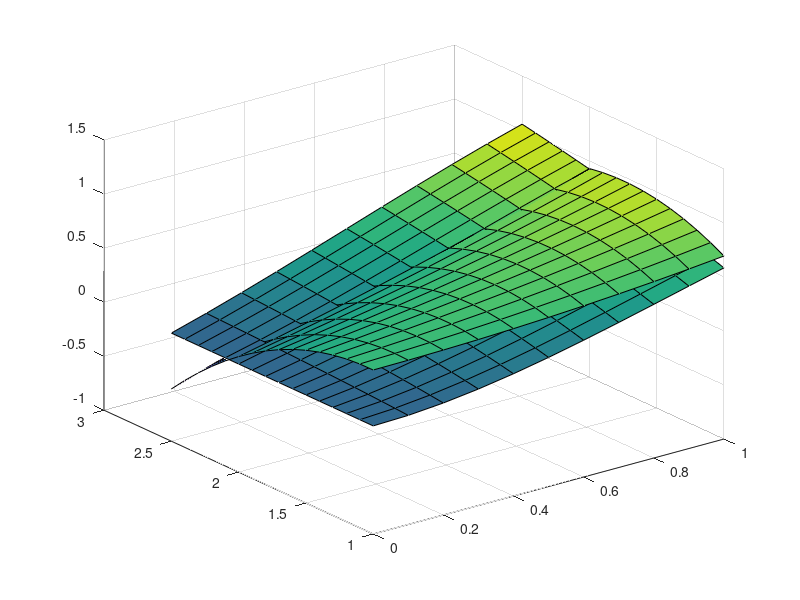

MATLAB code for this plot:
% SIP OBJECTIVE FUNCTION
objfun = @(x) x(7);
w1 = 0:0.1:1;
w2 = 1:0.1:2.5;
[W1, W2] = meshgrid(w1, w2);

% d(w): target function
d = log(W1 + W2).*sin(W1);
surf(W1, W2, d); 
hold on;

x = [ 0.0000    1.0000   -0.4828   -0.6145    0.6170    0.5470    0.5178]; % 0.1
x = [-0.0000    1.0000   -0.4828   -0.6730    0.6851    0.1635    0.5178]; % 0.01
x = [-0.0000    1.0000   -0.4828   -0.6729    0.6850    0.1637    0.5178]; % 0.005
F = x(1) +          ...
    x(2).*W2 +      ...
    x(3).*W2.^2 +   ...
    x(4).*W1 +      ...
    x(5).*W1.*W2 +  ...
    x(6).*W1.^2;
surf(W1, W2, F);
